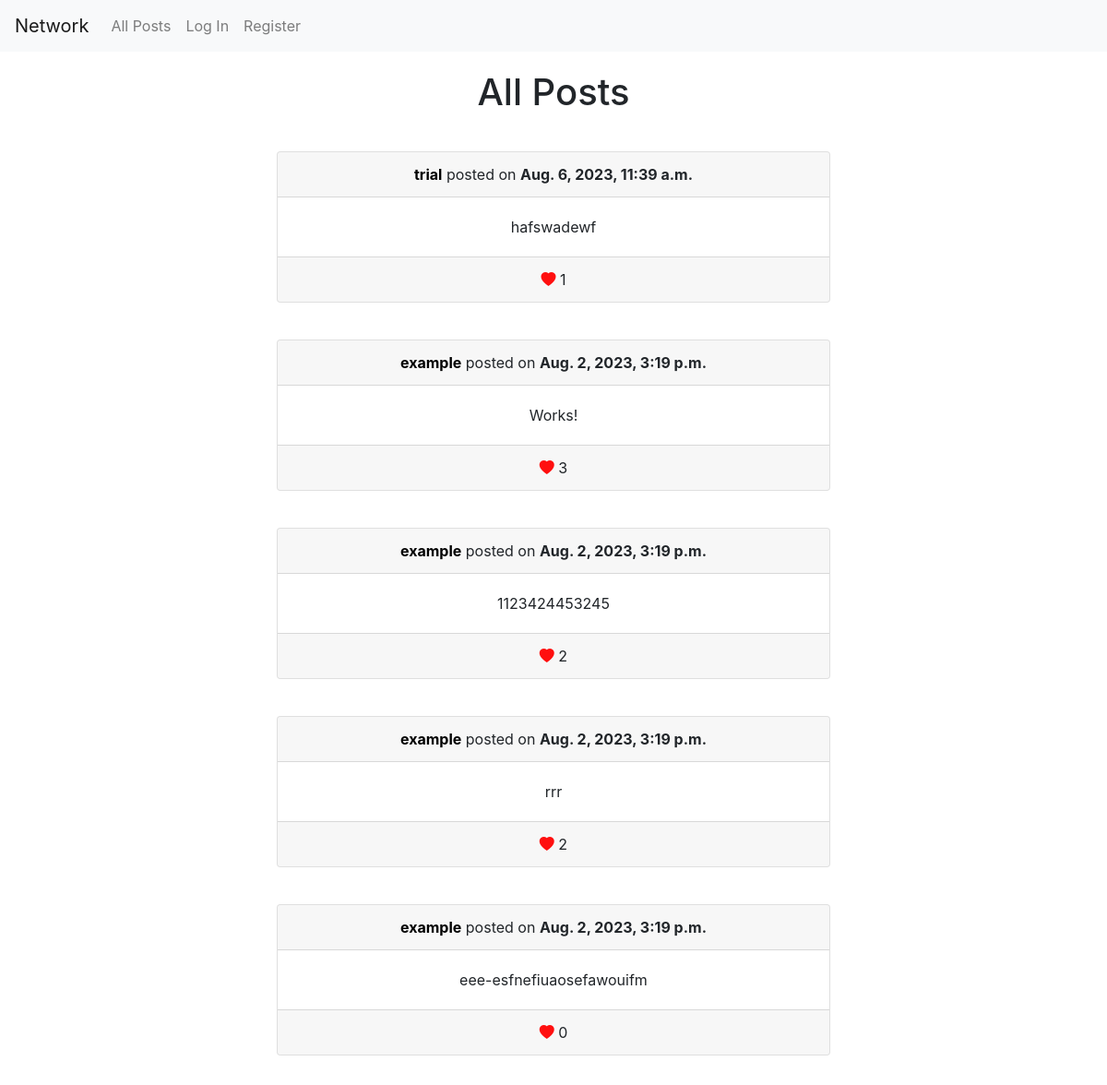
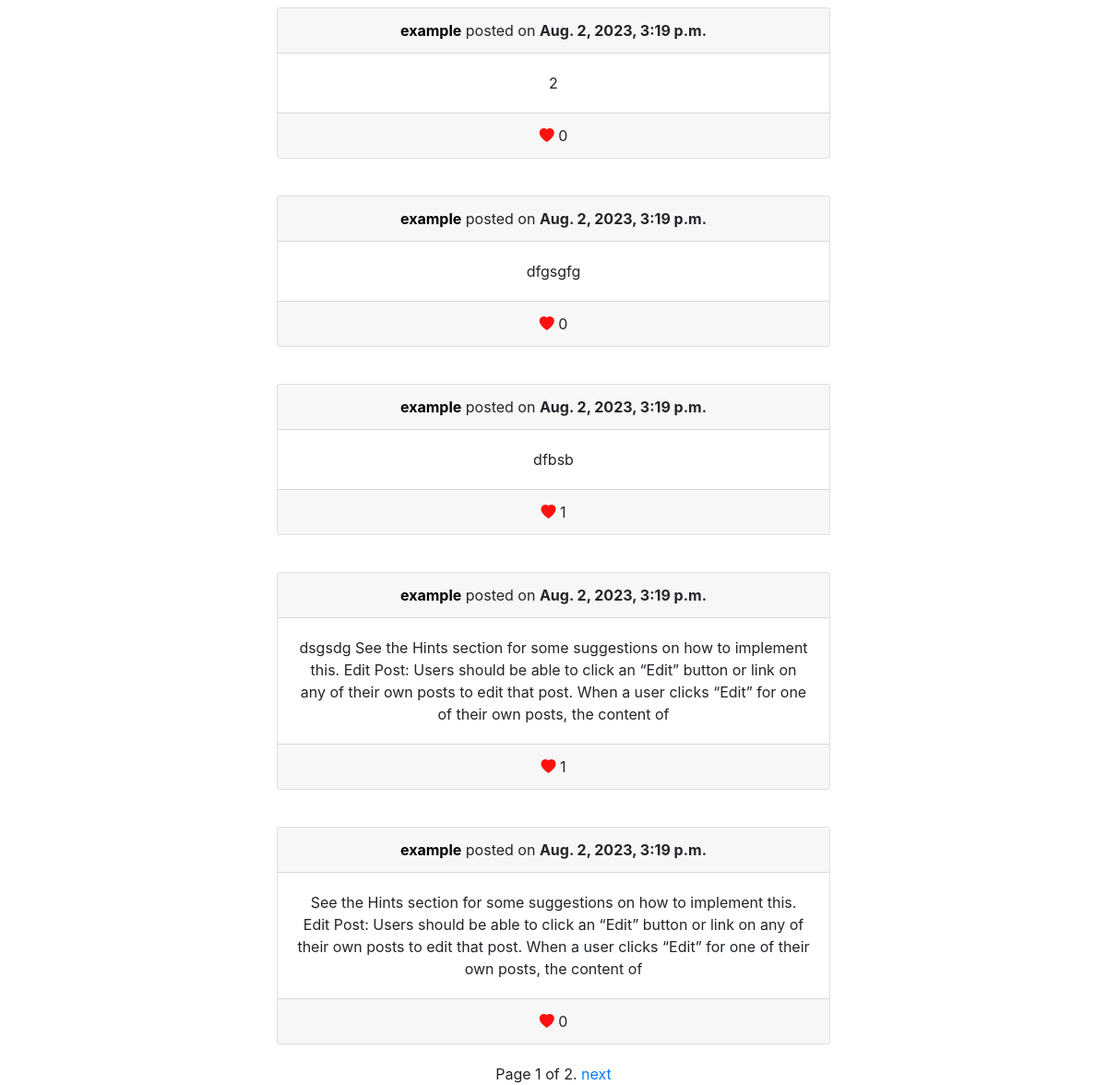
The app's page /, older data (2 pictures, top to bottom).
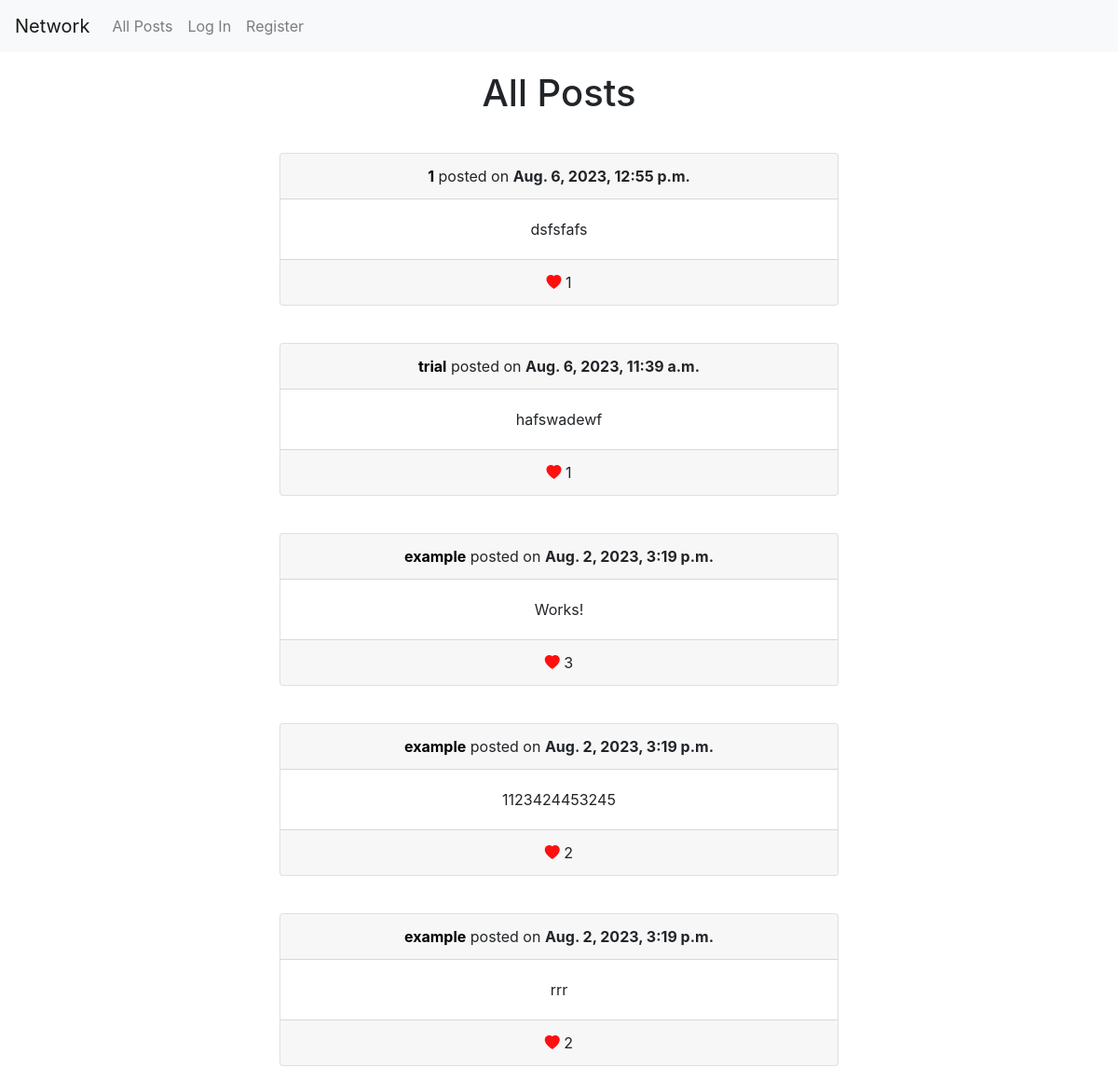
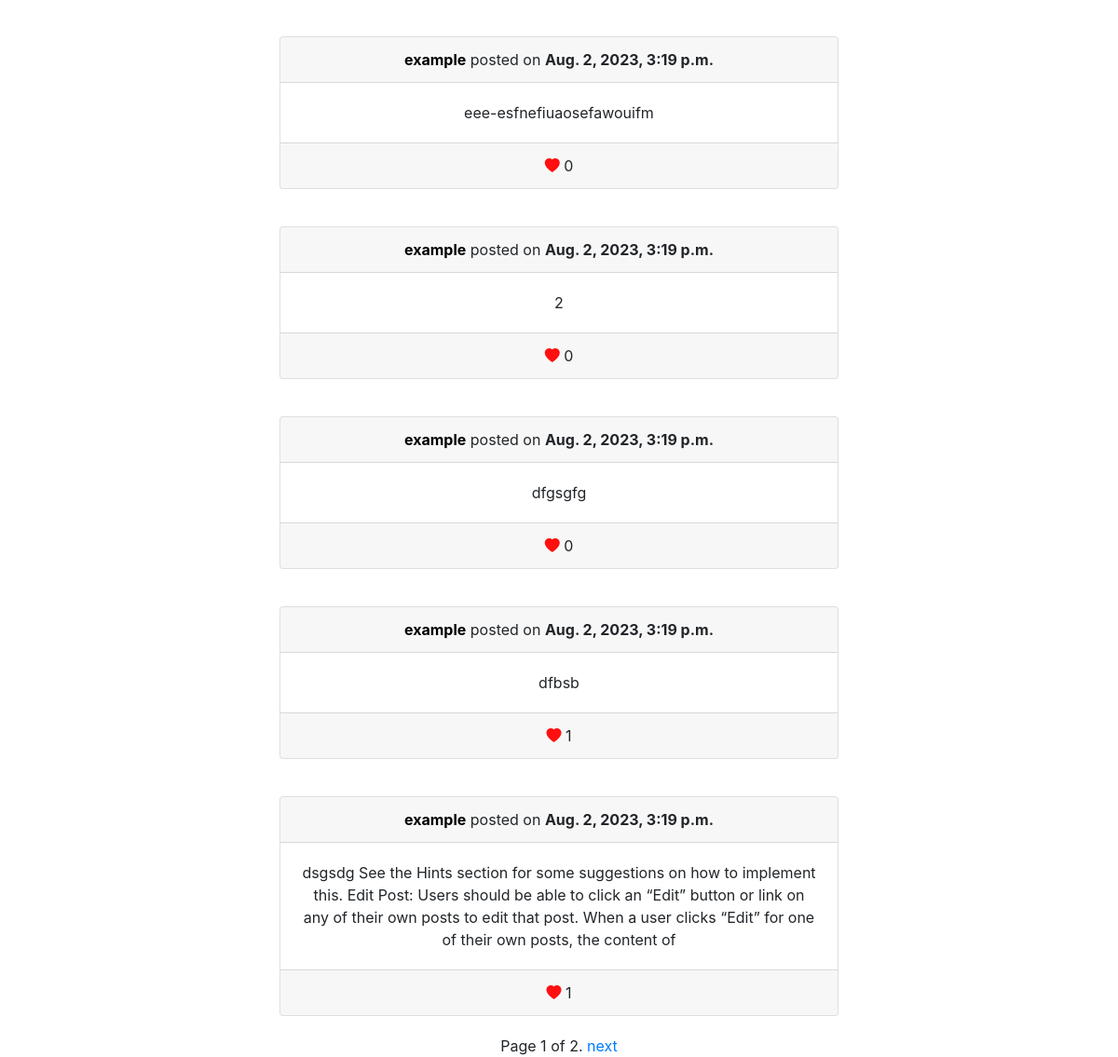
The same page, newer data (2 pictures, top to bottom).
### network/models.py (models this page shows, shortened)
class Post(models.Model):
    author = models.ForeignKey(User, on_delete=models.CASCADE, related_name='usersPosts')
    body = models.TextField()
    likes = models.ManyToManyField(User, related_name='posts_liked', null=True, blank=True)
    timestamp = models.DateTimeField(auto_now_add=True)
    def count_likes(self):
        return self.likes.count()

class User(AbstractUser):
    followers = models.ManyToManyField('self', symmetrical=False, related_name='following')

### network/views.py (the view)
# urls.py: path("", views.index, name="index"),
def index(request):
    posts = Post.objects.all().order_by('-timestamp')
    paginator = Paginator(posts, 10)  # Show 10 posts per page
    page_number = request.GET.get('page')
    page_obj = paginator.get_page(page_number)
    return render(request, 'network/index.html',{
        'page_obj': page_obj,
        'heading': 'All Posts'
        })

### network/templates/network/index.html (shortened to what this page needs)
{% extends "network/layout.html" %}
{% load static %}
{% block body %}
    {% block posts %}
    <div id="posts" style="display: grid; place-items: center;">
        <h1 style="margin: 20px">{{ heading }}</h1>
        {% for post in page_obj %}
            <div class="card text-center" style="width:50%; margin: 20px;">
                <div class="card-header">
                    <a style="color: black;"
                        href="{% url 'profile' post.author.username %}"><strong>{{ post.author }}</a></strong> posted on <strong>{{ post.timestamp }}</strong>
                </div>
                <div class="card-body">
                   <div id = "post-text-{{ post.id }}" class="card-text"> {{ post.body }}</div>
                </div>
                <div class="card-footer text-body-secondary">
                    <div class="like-post" id="like-{{ post.id }}"><i class="bi bi-heart-fill" style="color: rgb(255, 15, 15);"></i>
                     {{ post.count_likes }}
                    </div>
                </div>
            </div>
        {% empty %}
            <p>No posts</p>
        {%  endfor %}
        <div class="pagination">
            <span class="step-links">
                <span class="current">
                    Page {{ page_obj.number }} of {{ page_obj.paginator.num_pages }}.
                </span>
                {% if page_obj.has_next %}
                    <a href="?page={{ page_obj.next_page_number }}">next</a>
                {% endif %}
            </span>
        </div>
    </div>
    {% endblock %}
{% endblock %}

Row changes from the older to the newer data that the page shows:
no longer on this page (row unchanged): Post: author "example", timestamp "Aug. 2, 2023, 3:19 p.m.", body "See the Hints section for some suggestions on how to implement this. Edit Post: Users should be able to click an “Edit” button or link on any of their own posts to edit that post. When a user clicks “Edit” for one of their own posts, the content of", count_likes "0"
added Post: author "1", timestamp "Aug. 6, 2023, 12:55 p.m.", body "dsfsfafs", count_likes "1"
